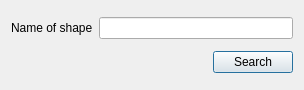
<?xml version="1.0" encoding="UTF-8"?>
<ui version="4.0">
 <class>search</class>
 <widget class="QDialog" name="search">
  <property name="geometry">
   <rect>
    <x>0</x>
    <y>0</y>
    <width>304</width>
    <height>90</height>
   </rect>
  </property>
  <property name="windowTitle">
   <string>Dialog</string>
  </property>
  <layout class="QVBoxLayout" name="verticalLayout">
   <item>
    <layout class="QHBoxLayout" name="horizontalLayout">
     <item>
      <widget class="QLabel" name="label">
       <property name="text">
        <string>Name of shape</string>
       </property>
      </widget>
     </item>
     <item>
      <widget class="QLineEdit" name="lineEdit"/>
     </item>
    </layout>
   </item>
   <item>
    <layout class="QHBoxLayout" name="horizontalLayout_2">
     <item>
      <spacer name="horizontalSpacer">
       <property name="orientation">
        <enum>Qt::Horizontal</enum>
       </property>
       <property name="sizeHint" stdset="0">
        <size>
         <width>40</width>
         <height>20</height>
        </size>
       </property>
      </spacer>
     </item>
     <item>
      <widget class="QPushButton" name="pushButton">
       <property name="text">
        <string>Search</string>
       </property>
      </widget>
     </item>
    </layout>
   </item>
  </layout>
 </widget>
 <resources/>
 <connections/>
</ui>
